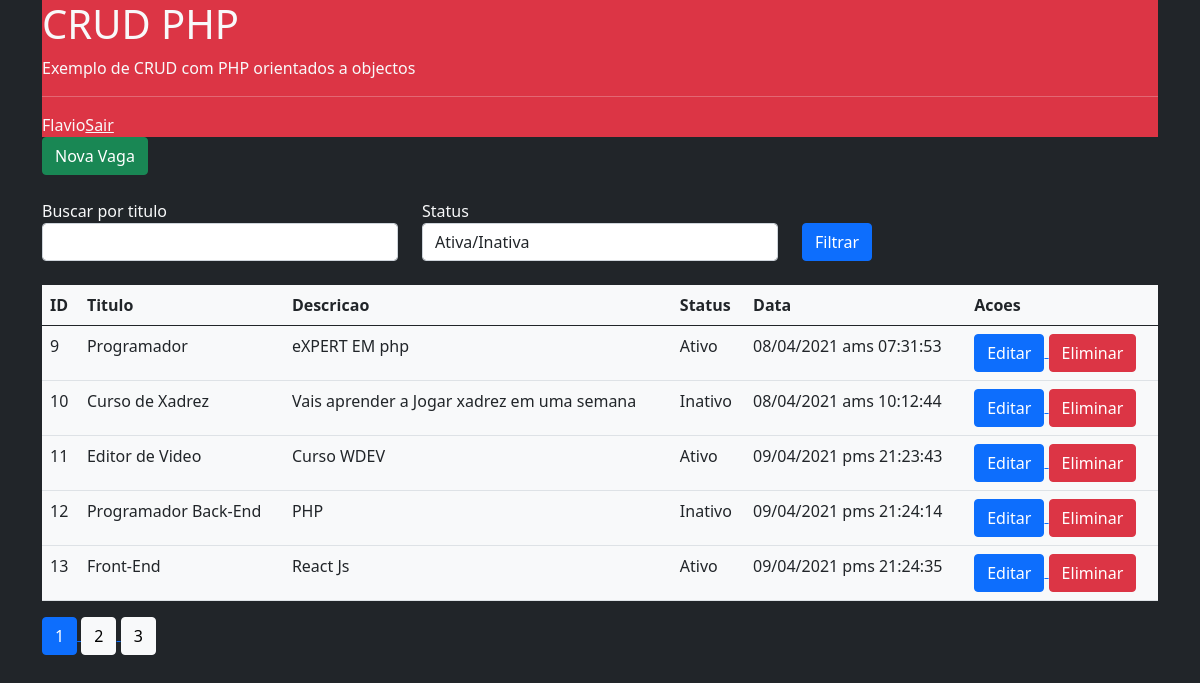
Page /index.php (signed in) on the committed database.
### tables this page shows
CREATE TABLE `vagas` (
  `id` int NOT NULL,
  `titulo` varchar(255) NOT NULL,
  `descricao` text NOT NULL,
  `ativo` enum('s','n') NOT NULL,
  `data` timestamp NOT NULL
);

### app/Session/Login.php (called while the page is built, shortened)
<?php
class Login{
    public static function getUsuarioLogado(){
        return self::isLogged() ? $_SESSION['usuario'] : null;
    }
    public static function isLogged(){
        return isset($_SESSION['usuario']['id']);
    }
}

### index.php (called while the page is built, shortened)
<?php
$busca = filter_input(INPUT_GET, 'busca', FILTER_SANITIZE_STRING);
$filtroStatus = filter_input(INPUT_GET, 'filtroStatus', FILTER_SANITIZE_STRING);
$filtroStatus = in_array($filtroStatus,['s','n']) ? $filtroStatus : '';
$condicoes = [
    strlen($busca) ? 'titulo LIKE "%'.str_replace(' ','%',$busca).'%"' : null,
    strlen($filtroStatus) ? 'ativo = "'.$filtroStatus.'"' : null
];
$condicoes = array_filter($condicoes);
$where = implode(' AND ',$condicoes);
$quantidadeVagas = Vaga::getQuantidadeVagas($where);
$obPagination = new Pagination($quantidadeVagas, $_GET['pagina'] ?? 1, 5);
$vagas = Vaga::getVagas($where, null, $obPagination->getLimit());
include __DIR__.'/includes/header.php';
include __DIR__.'/includes/listagem.php';
include __DIR__.'/includes/footer.php';

### app/Db/Database.php (called while the page is built, shortened)
<?php
class Database{
    private $table;
    private $connection;
    public function __construct($table = null){
        $this->table = $table;
    }
    private function setConnection(){
        try{
            $this->connection = new PDO('mysql:host='.self::HOST.';dbname='.self::NAME,self::USER,self::PASS);
            $this->connection->setAttribute(PDO::ATTR_ERRMODE,PDO::ERRMODE_EXCEPTION);
        }catch(PDOException $e){
            die('ERROR: '.$e->getMessage());
        }
    }
    public function execute($query, $params = []){
        try{
            $statement = $this->connection->prepare($query);
            $statement->execute($params);
            return $statement;
        }catch(PDOException $e){
            die('ERROR: '.$e->getMessage());
        }
    }
    public function select($where = null, $order = null, $limit = null, $fields = '*'){
        $where = strlen($where) ? 'WHERE '.$where : '';
        $order = strlen($order) ? 'ORDER BY '.$order : '';
        $limit = strlen($limit) ? 'LIMIT '.$limit : '';
        $query = 'SELECT '.$fields.' FROM '.$this->table.' '.$where.' '.$order.' '.$limit;
        return $this->execute($query);
    }
}

### app/Entity/Vaga.php (called while the page is built, shortened)
<?php
class Vaga{
    public static function getVagas($where = null, $order = null, $limit = null){
        return (new Database('vagas'))->select($where,$order,$limit)
                                      ->fetchAll(PDO::FETCH_CLASS,self::class);
    }
    public static function getQuantidadeVagas($where = null){
        return (new Database('vagas'))->select($where, null,null,'COUNT(*) as qtd')
                                      ->fetchObject()
                                      ->qtd;
    }
}

### app/Db/Pagination.php (called while the page is built, shortened)
<?php
class Pagination{
    private $limit;
    private $results;
    private $pages;
    private $currentPage;
    public function __construct($results, $currentPage = 1, $limit = 10)
    {
        $this->results = $results;
        $this->limit = $limit;
        $this->currentPage = (is_numeric($currentPage) and $currentPage > 0) ? $currentPage : 1;
    }
    private function calculate(){
        $this->pages = $this->results > 0 ? ceil($this->results / $this->limit) : 1;
        $this->currentPage = $this->currentPage<= $this->pages ? $this->currentPage : $this->pages;
    }
    public function getLimit(){
        $offset = ($this->limit *($this->currentPage - 1));
        return $offset.','.$this->limit;
    }
    public function getPages(){
            $paginas = [];
            for($i =1; $i <= $this->pages; $i++){
                $paginas[] = [
                    'pagina' => $i,
                    'atual' => $i == $this->currentPage
                ];
            }
            return $paginas;
    }
}

### includes/listagem.php (the view, shortened to what this page needs)
<?php
    $resultados = '';
    foreach($vagas as $vaga){
        $resultados .='<tr>
                        <td>'.$vaga->id.'</td>
                        <td>'.$vaga->titulo.'</td>
                        <td>'.$vaga->descricao.'</td>
                        <td>'.($vaga->ativo == 's' ? 'Ativo' : 'Inativo').'</td>
                        <td>'.date('d/m/Y a\s H:i:s',strtotime($vaga->data)).'</td>
                        <td>
                            <a href="editar.php?id='.$vaga->id.'">
                                <button type="button" class="btn btn-primary">Editar</button>
                            </a>
                            <a href="excluir.php?id='.$vaga->id.'">
                                <button type="button" class="btn btn-danger">Eliminar</button>
                            </a>
                        </td>
                        </tr>';
    }
    $resultados = strlen($resultados) ? $resultados : '<tr>
                                                        <td colspan="6" class="text-center">
                                                            Nenhuma vaga encontrada
                                                        </td>
                                                        </tr>';
    $gets = http_build_query($_GET);
    $paginacao = '';
    $paginas = $obPagination->getPages();
    foreach($paginas as $key=>$pagina){
        $class =  $pagina['atual'] ? 'btn-primary' : 'btn-light';
        $paginacao .= '<a href="?pagina='.$pagina['pagina'].'&'.$gets.'">
                            <button type="button" class="btn '.$class.'">'.$pagina['pagina'].'</button>
                        </a>';
    }
?>
<main>
    <section>
        <a href="cadastrar.php">
            <button class="btn btn-success">Nova Vaga</button>
        </a>
    </section>
    <section>
        <form method="get">
            <div class="row my-4">
                <div class="col">
                    <label>Buscar por titulo</label>
                    <input type="text" name="busca" class="form-control"  value="<?=$busca?>">
                </div>
                <dvi class="col">
                    <label>Status</label>
                    <select name="filtroStatus" class="form-control">
                        <option value="">Ativa/Inativa</option>
                    </select>
                </dvi>
                <div class="col d-flex align-items-end">
                    <button type="submit" class="btn btn-primary">Filtrar</button>
                </div>
            </div>
        </form>
    </section>
    <section>
        <table class="table bg-light mt-3">
            <thead>
            <tr>
                <th>ID</th>
                <th>Titulo</th>
                <th>Descricao</th>
                <th>Status</th>
                <th>Data</th>
                <th>Acoes</th>
            </tr>
            </thead>
            <tbody>
                <?= $resultados; ?>
            </tbody>
        </table>
    </section>
    <section>
        <?=$paginacao?>
    </section>
</main>

### includes/header.php (shortened to what this page needs)
<?php
  $usuarioLogado = Login::getUsuarioLogado();
  $usuario = $usuarioLogado ?
              $usuarioLogado['nome'].'<a href="logout.php" class="text-light font-weight-bold ml-2">Sair</a>':
              'Visitante <a href="login.php" class="text-light font-weight-bold ml-2">Entrar</a>';
?>
<!doctype html>
<html lang="en">
  <head>
    <link href="https://cdn.jsdelivr.net/npm/bootstrap@5.0.0-beta3/dist/css/bootstrap.min.css" rel="stylesheet">
  </head>
  <body class="bg-dark text-light">
    <div class ="container">
        <div class="jumbotron bg-danger">
            <h1>CRUD PHP</h1>
            <p>Exemplo de CRUD com PHP orientados a objectos</p>
            <hr class="border-light">
            <div class="d-flex justify-content-start">
              <?=$usuario?>
            </div>
          </div>

### includes/footer.php (shortened to what this page needs)
    </div>
  </body>
</html>

### rows in the picture
vagas: id "9", titulo "Programador", descricao "eXPERT EM php", ativo "Ativo", data "08/04/2021 ams 07:31:53"
vagas: id "10", titulo "Curso de Xadrez", descricao "Vais aprender a Jogar xadrez em uma semana", ativo "Inativo", data "08/04/2021 ams 10:12:44"
vagas: id "11", titulo "Editor de Video", descricao "Curso WDEV", ativo "Ativo", data "09/04/2021 pms 21:23:43"
vagas: id "12", titulo "Programador Back-End", descricao "PHP", ativo "Inativo", data "09/04/2021 pms 21:24:14"
vagas: id "13", titulo "Front-End", descricao "React Js", ativo "Ativo", data "09/04/2021 pms 21:24:35"

### other values in the picture
$usuarioLogado['nome'] "Flavio"
$pagina['pagina'] "1"
$pagina['pagina'] "2"
$pagina['pagina'] "3"
